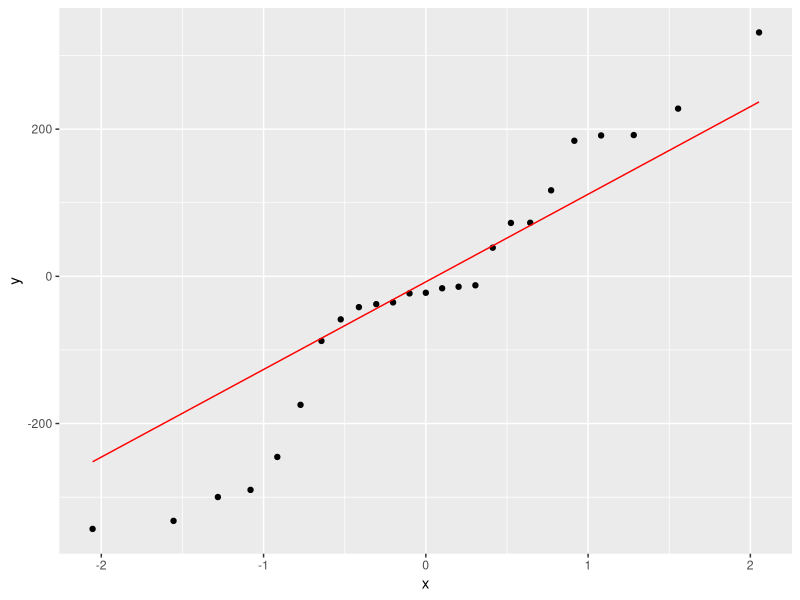
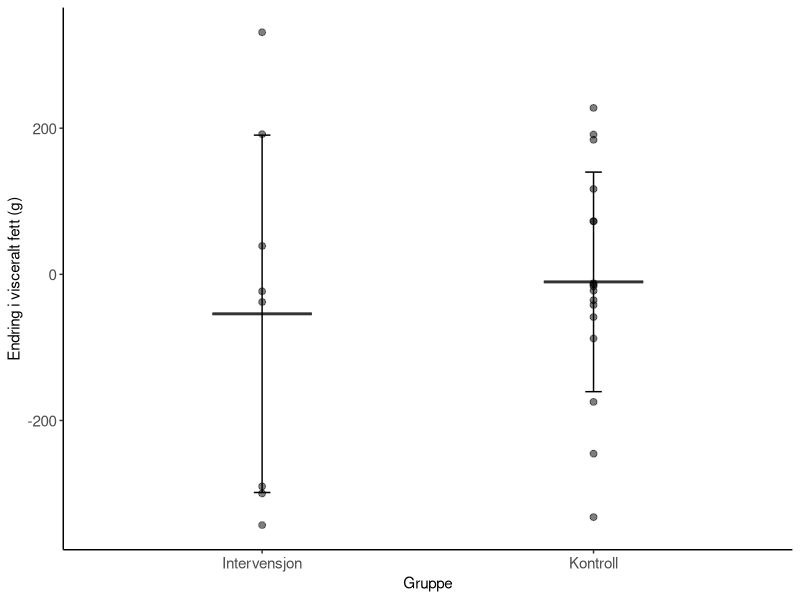
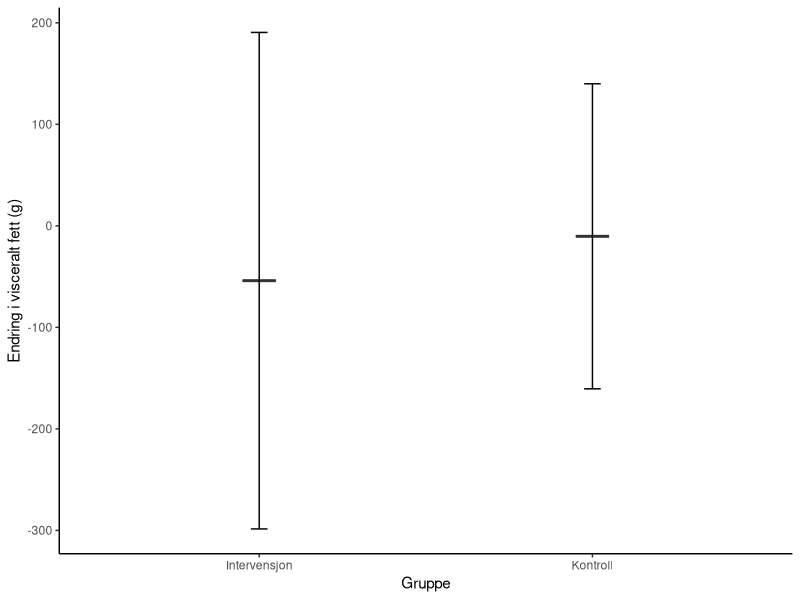
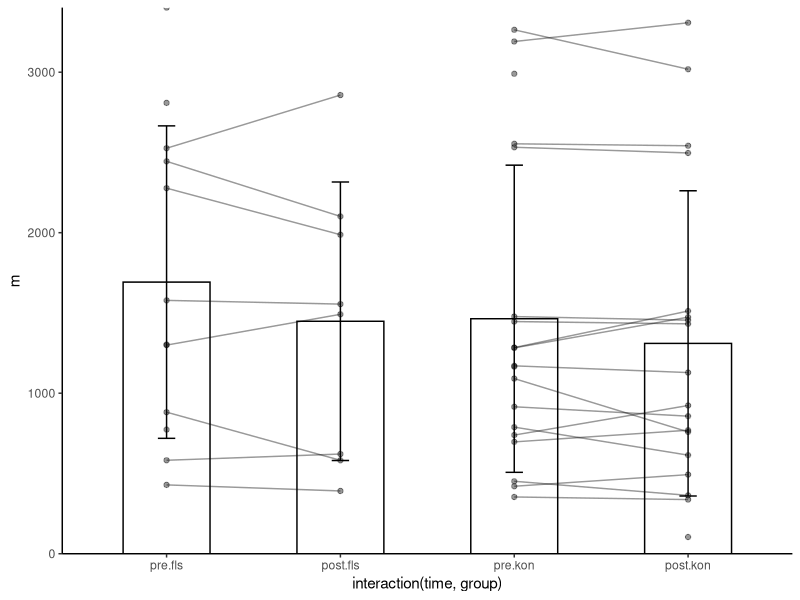
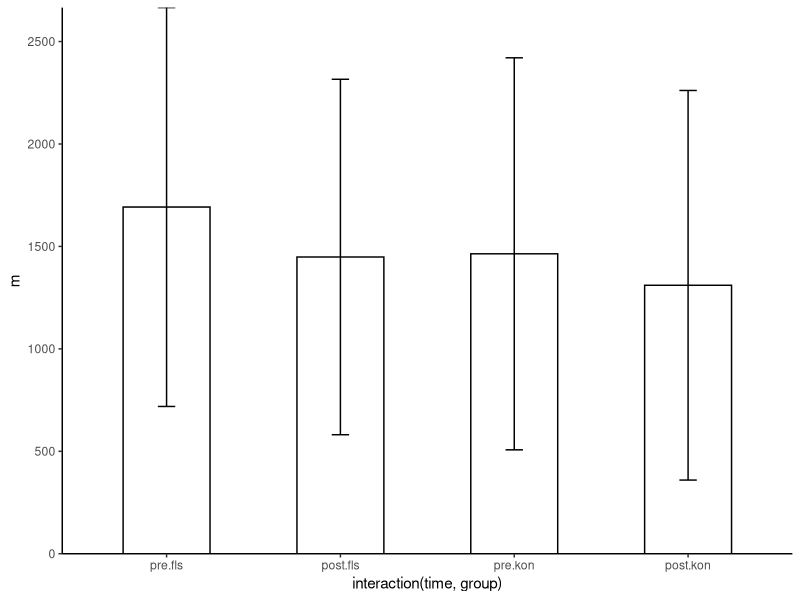
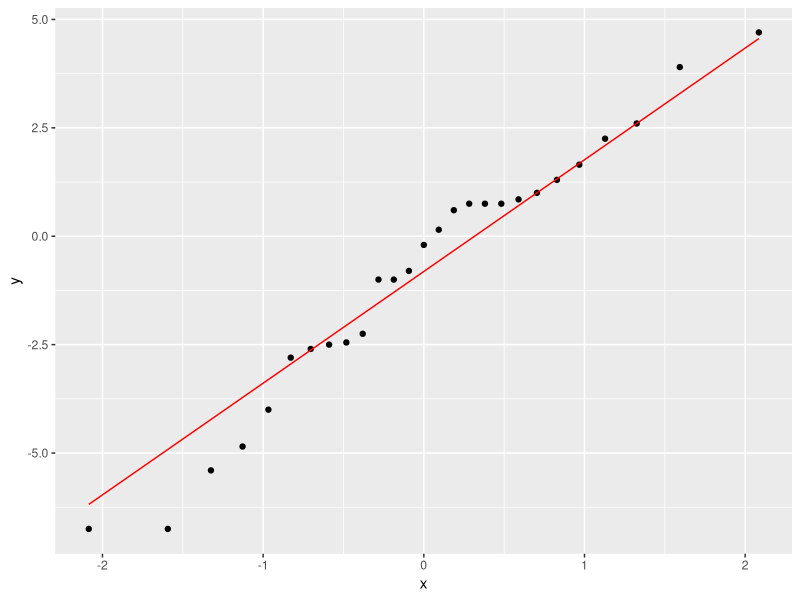
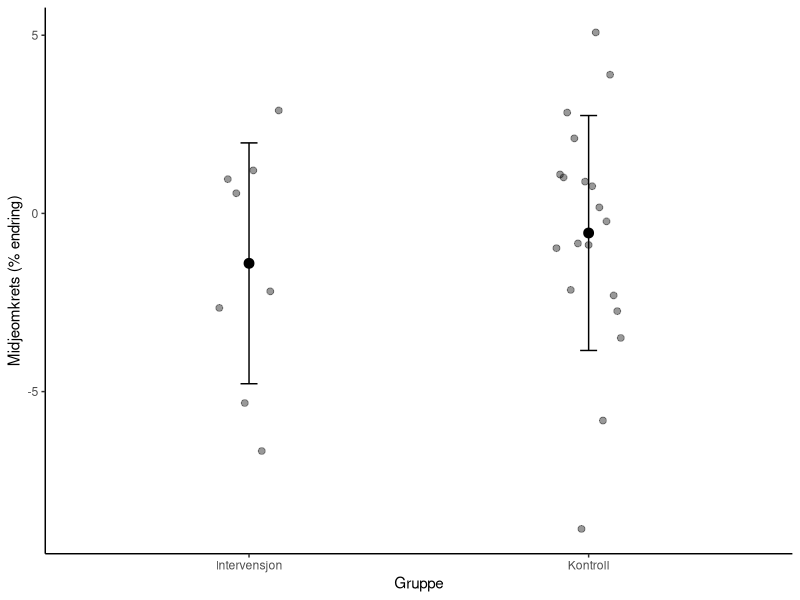
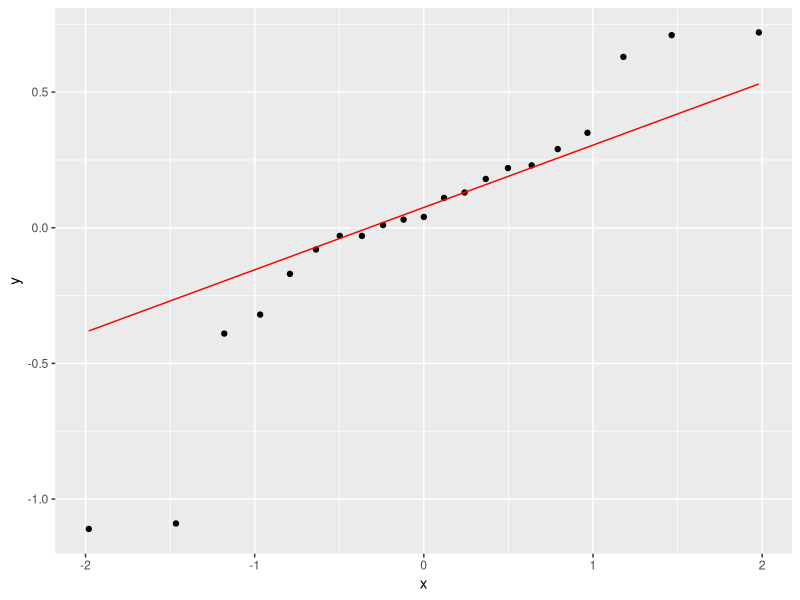

These figures' R source, in order:
## ---- chunk 1
library(tidyverse); library(knitr); library(ggplot2); library(kableExtra); library(readxl); library(dplyr); library(flextable); library(pbkrtest); library(broom)
Resultatskjema <- read_excel("Resultatskjema.xlsx")
# VISCERALT FETT
# ordner et datasett for grafisk fremstilling med individuelle endringer fra pre til post i prosent og endringsscore for bruk i statistiske tester
pp.vat.stat <- Resultatskjema %>%
  select(id, sex, group, time, vat_mass) %>%
  filter(id != "tr031 012") %>% 
  filter(id != "tr031 013") %>% 
  filter(id != "tr031 010") %>% 
  filter(id != "tr031 007") %>% 
  mutate(vat_mass = as.numeric(vat_mass, na.rm = TRUE)) %>%
  mutate(time = factor(time, levels = c("pre", "post"),
                       labels = c("Pre", "Post")),
         group = factor(group, levels = c("fls", "kon"),
                        labels = c("Intervensjon", "Kontroll"))) %>% 
  pivot_wider(names_from = time,
              values_from = vat_mass) %>%
  mutate(change = Post - Pre) %>%
  mutate(change.pros = ((Post - Pre)/ Pre) * 100) %>%
  group_by(group) %>%
  drop_na() %>%
  print()

# sjekker normalfordelingen 
ggplot(pp.vat.stat, aes(sample = change)) + stat_qq() + stat_qq_line(col = "red")

# analyse av endringsscore fra pre til post mellom gruppene
pp.vat.lm <- lm(change ~ group, data = pp.vat.stat)
summary(pp.vat.lm)

pp.vat.lm.co <- lm(change ~ group + sex, data = pp.vat.stat)
summary(pp.vat.lm.co)

pp.vat.lm.co2 <- lm(change ~ group + sex + Pre, data = pp.vat.stat)
summary(pp.vat.lm.co2)

# lager et datasett med gjennomsnittsverdier av prosentvis endring for bruk i graf
mean.pp.vat <- pp.vat.stat %>%
  summarise(mean.vat.change = mean(change),
            sd.vat.change = sd(change)) %>%
  print()

# lager graf for gjennomsnittsscore i prosent med individuelle endringer (JOBB MER MED DENNE)
mean.pp.vat %>%
  ggplot(aes(group, mean.vat.change, group = group)) + geom_boxplot(width = 0.3, aes(group = group)) + geom_point(data = pp.vat.stat, aes(group, change, group = id), size = 2, alpha = 0.5) + geom_errorbar(aes(ymin = mean.vat.change - sd.vat.change, ymax = mean.vat.change + sd.vat.change), position = position_dodge(width = 0.2), width = 0.05) + theme_classic() + labs(x = "Gruppe", y = "Endring i visceralt fett (g)") + theme(axis.title = element_text(size = 11), axis.text.x = element_text(size = 11), axis.text.y = element_text(size = 11)) #theme(aspect.ratio = 2/1)


mean.pp.vat %>%
  ggplot(aes(group, mean.vat.change, group = group)) + geom_boxplot(width = 0.1, aes(group = group)) + geom_errorbar(aes(ymin = mean.vat.change - sd.vat.change, ymax = mean.vat.change + sd.vat.change), position = position_dodge(width = 0.2), width = 0.05) + theme_classic() + labs(x = "Gruppe", y = "Endring i visceralt fett (g)") + theme(axis.title = element_text(size = 11))


pp.vat.stat2 <- Resultatskjema %>%
  select(id, sex, group, time, vat_mass) %>%
  filter(id != "tr031 012") %>% 
  filter(id != "tr031 013") %>% 
  filter(id != "tr031 010") %>% 
  filter(id != "tr031 007") %>% 
  mutate(vat_mass = as.numeric(vat_mass, na.rm = TRUE)) %>%
  mutate(time = factor(time, levels = c("pre", "post"))) %>%
  group_by(group, time) %>%
  drop_na() %>%
  summarise(m = mean(vat_mass),
            s = sd(vat_mass)) %>%
  print()

pp.vat.stat.ind <- Resultatskjema %>%
  select(id, sex, group, time, vat_mass) %>%
  filter(id != "tr031 012") %>% 
  filter(id != "tr031 013") %>% 
  filter(id != "tr031 010") %>% 
  filter(id != "tr031 007") %>% 
  mutate(vat_mass = as.numeric(vat_mass, na.rm = TRUE)) %>%
  mutate(time = factor(time, levels = c("pre", "post"))) %>%
  group_by(group, time) %>%
  drop_na() %>%
  print()

pp.vat.stat2 %>%
  ggplot(aes(x = interaction(time, group), y = m, group = group)) + geom_col(width = 0.5, fill = "white", colour = "black") + geom_line(data = pp.vat.stat.ind, aes(x = interaction(time, group), y = vat_mass, group = id), alpha = 0.4) + geom_point(data = pp.vat.stat.ind, aes(x = interaction(time, group), y = vat_mass, group = id), alpha = 0.4) + theme_classic() + scale_y_continuous(expand = c(0,0)) + geom_errorbar(aes(ymin = m - s, ymax = m + s), width = 0.1)


pp.vat.stat2 %>%
  ggplot(aes(x = interaction(time, group), y = m, group = group)) + geom_col(width = 0.5, fill = "white", colour = "black") + theme_classic() + scale_y_continuous(expand = c(0,0)) + geom_errorbar(aes(ymin = m - s, ymax = m + s), width = 0.1)
## ---- chunk 2
library(tidyverse); library(knitr); library(ggplot2); library(kableExtra); library(readxl); library(dplyr); library(flextable); library(pbkrtest); library(broom)
Resultatskjema <- read_excel("Resultatskjema.xlsx")
# MIDJEOMKRETS
# ordner et datasett for grafisk fremstilling med individuelle endringer fra pre til post i prosent og endringsscore for bruk i statistiske tester
pp.wc.stat <- Resultatskjema %>%
  select(id, sex, group, time, wc) %>%
  filter(id != "tr031 012") %>% 
  filter(id != "tr031 013") %>% 
  filter(id != "tr031 010") %>% 
  filter(id != "tr031 007") %>% 
  mutate(wc = as.numeric(wc, na.rm = TRUE)) %>%
  mutate(time = factor(time, levels = c("pre", "post"),
                       labels = c("Pre", "Post")),
         group = factor(group, levels = c("fls", "kon"),
                        labels = c("Intervensjon", "Kontroll"))) %>% 
  pivot_wider(names_from = time,
              values_from = wc) %>%
  mutate(change = Post - Pre) %>%
  mutate(change.pros = ((Post - Pre)/ Pre) * 100) %>%
  group_by(group) %>%
  drop_na() %>%
  print()

# sjekker normalfordelingen 
ggplot(pp.wc.stat, aes(sample = change)) + stat_qq() + stat_qq_line(col = "red")

# analyse av endringsscore fra pre til post mellom gruppene
pp.wc.lm <- lm(change ~ group, data = pp.wc.stat)
summary(pp.wc.lm)

# lager et datasett med gjennomsnittsverdier av prosentvis endring for bruk i graf
mean.pp.wc <- pp.wc.stat %>%
  summarise(mean.wc.pros = mean(change.pros),
            sd.wc.pros = sd(change.pros)) %>%
  print()

# lager graf for gjennomsnittsscore i prosent med individuelle endringer
mean.pp.wc %>%
  ggplot(aes(group, mean.wc.pros, group = group)) + geom_point(size = 3, aes(group = group)) + geom_point(data = pp.wc.stat, aes(group, change.pros, group = id), position = position_dodge(width = 0.2), size = 2, alpha = 0.4) + geom_errorbar(aes(ymin = mean.wc.pros - sd.wc.pros, ymax = mean.wc.pros + sd.wc.pros), position = position_dodge(width = 0.2), width = 0.05) + theme_classic() + labs(x = "Gruppe", y = "Midjeomkrets (% endring)")

## ---- chunk 3
library(tidyverse); library(knitr); library(ggplot2); library(kableExtra); library(readxl); library(dplyr); library(flextable); library(pbkrtest); library(broom)
Resultatskjema <- read_excel("Resultatskjema.xlsx")
# BLODLIPIDER
#Triglyserider
# ordner et datasett for grafisk fremstilling med individuelle endringer fra pre til post
pp.trigl.stat <- Resultatskjema %>%
  select(id, sex, group, time, `s-triglyserider`) %>%
  filter(id != "tr031 012") %>% 
  filter(id != "tr031 013") %>% 
  filter(id != "tr031 010") %>% 
  filter(id != "tr031 007") %>% 
  mutate(`s-triglyserider` = as.numeric(`s-triglyserider`, na.rm = TRUE)) %>%
  mutate(time = factor(time, levels = c("pre", "post"),
                       labels = c("Pre", "Post")),
         group = factor(group, levels = c("fls", "kon"),
                       labels = c("Intervensjon", "Kontroll"))) %>%
  pivot_wider(names_from = time,
              values_from = `s-triglyserider`) %>%
  mutate(change = Post - Pre) %>%
  mutate(change.pros = ((Post - Pre)/ Pre) * 100) %>%
  group_by(group) %>%
  drop_na() %>%
  print()

# sjekker normalfordelingen 
ggplot(pp.trigl.stat, aes(sample = change)) + stat_qq() + stat_qq_line(col = "red")

# lager et datasett med gjennomsnittsverdier av prosentvis endring for bruk i graf
mean.pp.trigl <- pp.trigl.stat %>%
  summarise(mean.trigl.pros = mean(change.pros),
            sd.trigl.pros = sd(change.pros)) %>%
  print()

# analyse av endringsscore fra pre til post mellom gruppene
pp.trigl.lm <- lm(change ~ group, data = pp.trigl.stat)
summary(pp.trigl.lm)

# lager graf for gjennomsnittsscore i prosent med individuelle endringer
mean.pp.trigl %>%
  ggplot(aes(group, mean.trigl.pros, group = group)) + geom_point(size = 3, aes(group = group)) + geom_point(data = pp.trigl.stat, aes(group, change.pros, group = id), position = position_dodge(width = 0.2), size = 2, alpha = 0.4) + geom_errorbar(aes(ymin = mean.trigl.pros - sd.trigl.pros, ymax = mean.trigl.pros + sd.trigl.pros), position = position_dodge(width = 0.2), width = 0.05) + theme_classic() + labs(x = "Gruppe", y = "Triglyserider (% endring)")
## ---- chunk 4
library(tidyverse); library(knitr); library(ggplot2); library(kableExtra); library(readxl); library(dplyr); library(flextable); library(pbkrtest); library(broom)
Resultatskjema <- read_excel("Resultatskjema.xlsx")
# BLODLIPIDER
# LDL
# ordner et datasett for grafisk fremstilling med individuelle endringer fra pre til post
pp.ldl.stat <- Resultatskjema %>%
  select(id, sex, group, time, `s-ldl`) %>%
  filter(id != "tr031 012") %>% 
  filter(id != "tr031 013") %>% 
  filter(id != "tr031 010") %>% 
  filter(id != "tr031 007") %>% 
  mutate(`s-ldl` = as.numeric(`s-ldl`, na.rm = TRUE)) %>%
  mutate(time = factor(time, levels = c("pre", "post"),
                       labels = c("Pre", "Post")),
         group = factor(group, levels = c("fls", "kon"),
                       labels = c("Intervensjon", "Kontroll"))) %>%
  pivot_wider(names_from = time,
              values_from = `s-ldl`) %>%
  mutate(change = Post - Pre) %>%
  mutate(change.pros = ((Post - Pre)/ Pre) * 100) %>%
  group_by(group) %>%
  drop_na() %>%
  print()

# sjekker normalfordelingen 
ggplot(pp.ldl.stat, aes(sample = change)) + stat_qq() + stat_qq_line(col = "red")

# lager et datasett med gjennomsnittsverdier av prosentvis endring for bruk i graf
mean.pp.ldl <- pp.ldl.stat %>%
  summarise(mean.ldl.pros = mean(change.pros),
            sd.ldl.pros = sd(change.pros)) %>%
  print()

# analyse av endringsscore fra pre til post mellom gruppene
pp.ldl.lm <- lm(change ~ group, data = pp.ldl.stat)
summary(pp.ldl.lm)

# lager graf for gjennomsnittsscore i prosent med individuelle endringer
mean.pp.ldl %>%
  ggplot(aes(group, mean.ldl.pros, group = group)) + geom_point(size = 3, aes(group = group)) + geom_point(data = pp.ldl.stat, aes(group, change.pros, group = id), position = position_dodge(width = 0.2), size = 2, alpha = 0.4) + geom_errorbar(aes(ymin = mean.ldl.pros - sd.ldl.pros, ymax = mean.ldl.pros + sd.ldl.pros), position = position_dodge(width = 0.2), width = 0.05) + theme_classic() + labs(x = "Gruppe", y = "LDL-kolesterol (% endring)")
## ---- chunk 5
library(tidyverse); library(knitr); library(ggplot2); library(kableExtra); library(readxl); library(dplyr); library(flextable); library(pbkrtest); library(broom)
Resultatskjema <- read_excel("Resultatskjema.xlsx")
# BLODLIPIDER
# HDL
# ordner et datasett for grafisk fremstilling med individuelle endringer fra pre til post
pp.hdl.stat <- Resultatskjema %>%
  select(id, sex, group, time, `s-hdl`) %>%
  filter(id != "tr031 012") %>% 
  filter(id != "tr031 013") %>% 
  filter(id != "tr031 010") %>% 
  filter(id != "tr031 007") %>% 
  mutate(`s-hdl` = as.numeric(`s-hdl`, na.rm = TRUE)) %>%
  mutate(time = factor(time, levels = c("pre", "post"),
                       labels = c("Pre", "Post")),
         group = factor(group, levels = c("fls", "kon"),
                       labels = c("Intervensjon", "Kontroll"))) %>%
  pivot_wider(names_from = time,
              values_from = `s-hdl`) %>%
  mutate(change = Post - Pre) %>%
  mutate(change.pros = ((Post - Pre)/ Pre) * 100) %>%
  group_by(group) %>%
  drop_na() %>%
  print()

# sjekker normalfordelingen 
ggplot(pp.hdl.stat, aes(sample = change)) + stat_qq() + stat_qq_line(col = "red")

# lager et datasett med gjennomsnittsverdier av prosentvis endring for bruk i graf
mean.pp.hdl <- pp.hdl.stat %>%
  summarise(mean.hdl.pros = mean(change.pros),
            sd.hdl.pros = sd(change.pros)) %>%
  print()

# analyse av endringsscore fra pre til post mellom gruppene
pp.hdl.lm <- lm(change ~ group, data = pp.hdl.stat)
summary(pp.hdl.lm)

# lager graf for gjennomsnittsscore i prosent med individuelle endringer
mean.pp.hdl %>%
  ggplot(aes(group, mean.hdl.pros, group = group)) + geom_point(size = 3, aes(group = group)) + geom_point(data = pp.hdl.stat, aes(group, change.pros, group = id), position = position_dodge(width = 0.2), size = 2, alpha = 0.4) + geom_errorbar(aes(ymin = mean.hdl.pros - sd.hdl.pros, ymax = mean.hdl.pros + sd.hdl.pros), position = position_dodge(width = 0.2), width = 0.05) + theme_classic() + labs(x = "Gruppe", y = "HDL-kolesterol (% endring)")
## ---- chunk 6
library(tidyverse); library(knitr); library(ggplot2); library(kableExtra); library(readxl); library(dplyr); library(flextable); library(pbkrtest); library(broom)
Resultatskjema <- read_excel("Resultatskjema.xlsx")
# GLUKOSE
# ordner et datasett for grafisk fremstilling med individuelle endringer fra pre til post
pp.gluk.stat <- Resultatskjema %>%
  select(id, sex, group, time, `s-glukose`) %>%
  filter(id != "tr031 012") %>% 
  filter(id != "tr031 013") %>% 
  filter(id != "tr031 010") %>% 
  filter(id != "tr031 007") %>% 
  mutate(`s-glukose` = as.numeric(`s-glukose`, na.rm = TRUE)) %>%
  mutate(time = factor(time, levels = c("pre", "post"),
                       labels = c("Pre", "Post")),
         group = factor(group, levels = c("fls", "kon"),
                       labels = c("Intervensjon", "Kontroll"))) %>%
  pivot_wider(names_from = time,
              values_from = `s-glukose`) %>%
  mutate(change = Post - Pre) %>%
  mutate(change.pros = ((Post - Pre)/ Pre) * 100) %>%
  group_by(group) %>%
  drop_na() %>%
  print()

# sjekker normalfordelingen 
ggplot(pp.gluk.stat, aes(sample = change)) + stat_qq() + stat_qq_line(col = "red")

# lager et datasett med gjennomsnittsverdier av prosentvis endring for bruk i graf
mean.pp.gluk <- pp.gluk.stat %>%
  summarise(mean.gluk.pros = mean(change.pros),
            sd.gluk.pros = sd(change.pros)) %>%
  print()

# analyse av endringsscore fra pre til post mellom gruppene
pp.gluk.lm <- lm(change ~ group, data = pp.gluk.stat)
summary(pp.gluk.lm)

# lager graf for gjennomsnittsscore i prosent med individuelle endringer
mean.pp.gluk %>%
  ggplot(aes(group, mean.gluk.pros, group = group)) + geom_point(size = 3, aes(group = group)) + geom_point(data = pp.gluk.stat, aes(group, change.pros, group = id), position = position_dodge(width = 0.2), size = 2, alpha = 0.4) + geom_errorbar(aes(ymin = mean.gluk.pros - sd.gluk.pros, ymax = mean.gluk.pros + sd.gluk.pros), position = position_dodge(width = 0.2), width = 0.05) + theme_classic() + labs(x = "Gruppe", y = "Glukose (% endring)")
## ---- chunk 7
library(tidyverse); library(knitr); library(ggplot2); library(kableExtra); library(readxl); library(dplyr); library(flextable); library(pbkrtest); library(broom)
Resultatskjema <- read_excel("Resultatskjema.xlsx")
# ARTERIELL STIVHET
# ordner et datasett for grafisk fremstilling med individuelle endringer fra pre til post
pp.pwv.stat <- Resultatskjema %>%
  select(id, sex, group, time, pwv) %>%
  filter(id != "tr031 012") %>% 
  filter(id != "tr031 013") %>% 
  filter(id != "tr031 010") %>% 
  filter(id != "tr031 007") %>% 
  mutate(pwv = as.numeric(pwv, na.rm = TRUE)) %>%
  mutate(time = factor(time, levels = c("pre", "post"),
                       labels = c("Pre", "Post")),
         group = factor(group, levels = c("fls", "kon"),
                       labels = c("Intervensjon", "Kontroll"))) %>%
  pivot_wider(names_from = time,
              values_from = pwv) %>%
  mutate(change = Post - Pre) %>%
  mutate(change.pros = ((Post - Pre)/ Pre) * 100) %>%
  group_by(group) %>%
  drop_na() %>%
  print()

# sjekker normalfordelingen 
ggplot(pp.pwv.stat, aes(sample = change)) + stat_qq() + stat_qq_line(col = "red")

# lager et datasett med gjennomsnittsverdier av prosentvis endring for bruk i graf
mean.pp.pwv <- pp.pwv.stat %>%
  summarise(mean.pwv.pros = mean(change.pros),
            sd.pwv.pros = sd(change.pros)) %>%
  print()

# analyse av endringsscore fra pre til post mellom gruppene
pp.pwv.lm <- lm(change ~ group, data = pp.pwv.stat)
summary(pp.pwv.lm)

# lager graf for gjennomsnittsscore i prosent med individuelle endringer
mean.pp.pwv %>%
  ggplot(aes(group, mean.pwv.pros, group = group)) + geom_point(size = 3, aes(group = group)) + geom_point(data = pp.pwv.stat, aes(group, change.pros, group = id), position = position_dodge(width = 0.2), size = 2, alpha = 0.4) + geom_errorbar(aes(ymin = mean.pwv.pros - sd.pwv.pros, ymax = mean.pwv.pros + sd.pwv.pros), position = position_dodge(width = 0.2), width = 0.05) + theme_classic() + labs(x = "Gruppe", y = "Pulsbølgehastighet (% endring)")
